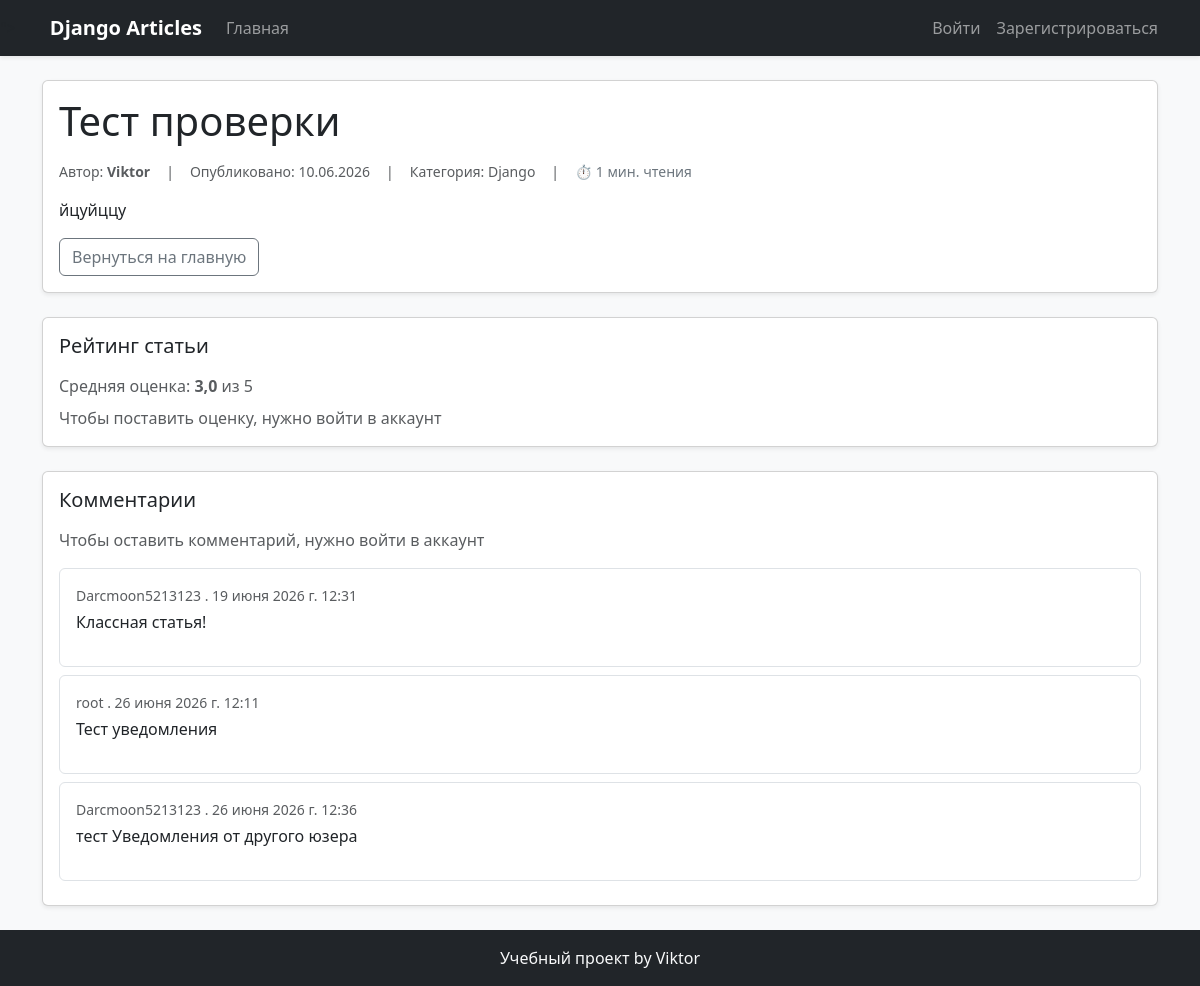
The app's page /myapp/article/9/ with its own data.
### myproject/apps/myapp/models.py (models this page shows, shortened)
class Article(models.Model):
    title = models.CharField(max_length=200)
    content = models.TextField()
    author = models.ForeignKey(User, on_delete=models.CASCADE)
    category = models.ForeignKey(
        Category,
        on_delete=models.SET_NULL,
        null=True,
        blank=True,
        related_name="articles"
    )
    create_at = models.DateField(auto_now_add=True)
    update_at = models.DateField(auto_now=True)
    is_published = models.BooleanField(default=False)
    class Meta:
        verbose_name = "Статья"
        verbose_name_plural = "Статьи"

class Category(models.Model):
    name = models.CharField(
        max_length=100,
        unique=True
    )
    description = models.TextField(
        blank=True
    )
    parent = models.ForeignKey(
        "self",
        on_delete=models.CASCADE,
        null=True,
        blank=True,
        related_name="children"
    )
    class Meta:
        verbose_name = "Категория"
        verbose_name_plural = "Категории"
        ordering = ["name"]

class Comment(models.Model):
    article = models.ForeignKey(
        Article,
        on_delete=models.CASCADE,
        related_name="comments"
    )
    author_name = models.CharField(max_length=100)
    author_email = models.EmailField()
    content = models.TextField()
    created_at = models.DateTimeField(auto_now_add=True)
    is_approved = models.BooleanField(default=False)
    parent = models.ForeignKey(
        "self",
        on_delete=models.CASCADE,
        null=True,
        blank=True,
        related_name="replites"
    )
    class Meta:
        verbose_name = "Комментарий"
        verbose_name_plural = "Комментарии"
        ordering = ["created_at"]

### myproject/apps/myapp/views.py (the view, shortened to what this page needs)
# urls.py: path("article/<int:pk>/", views.article_detail, name="article_detail"),
def article_detail(request, pk):
    article = get_object_or_404(Article, pk=pk)
    ratings = ArticleRating.objects.filter(article=article)
    words = article.content.split() if article.content else []
    word_count = len(words)
    read_time = max(1, round(word_count / 160))
    comment_form = CommentForm()
    bookmarks_count = article.bookmarks.count()
    is_bookmarked = False
    similar_articles = Article.objects.filter(category=article.category, is_published=True).exclude(pk=article.pk)[:3]
    if request.user.is_authenticated:
        is_bookmarked = Bookmark.objects.filter(
            user=request.user,
            article=article
        ).exists()
    avg_rating = ratings.aggregate(avg=Avg("rating"))["avg"]
    user_rating = None
    has_rated = False
    is_subscribed = False
    if request.user.is_authenticated:
        user_rating = ratings.filter(user=request.user).first()
        has_rated = user_rating is not None
        is_subscribed = Subscription.objects.filter(user=request.user, author=article.author).exists()
    comments = Comment.objects.filter(
        article = article,
        is_approved = True
    )
    context = {
        "article":article,
        "avg_rating":avg_rating,
        "user_rating":user_rating,
        "has_rated":has_rated,
        "rating_choices":ArticleRating.RATING_CHOICES,
        "comment_form": comment_form,
        "comments": comments,
        "bookmarks_count": bookmarks_count,
        "is_bookmarked": is_bookmarked,
        "is_subscribed": is_subscribed,
        "similar_articles": similar_articles,
        "read_time": read_time  # <-- Передали посчитанные минуты в контекст
    }
    return render(request, "articles/article_detail.html", context)

### myproject/templates/articles/article_detail.html (shortened to what this page needs)
{% extends "articles/base.html" %}
{% block content %}
    <div class="container py-4">
        <div class="card shadow-sm mb-4">
            <div class="card-body">
                <h1 class="card-title mb-3">{{article.title}}</h1>
                <div class="text-muted small mb-3 d-flex align-items-center flex-wrap gap-2">
                    <span>Автор: <strong>{{ article.author.username }}</strong></span>
                    <span class="mx-2">|</span>
                    <span>Опубликовано: {{article.create_at|date:"d.m.Y"}}</span>
                    {% if article.category %}
                        <span class="mx-2">|</span>
                        <span>Категория: {{article.category.name}}</span>
                    {% endif %}
                    <span class="mx-2">|</span>
                    <span class="text-secondary">⏱ {{ read_time }} мин. чтения</span>
                </div>
                <div class="article-content">
                    <p>{{article.content|linebreaks}}</p>
                </div>
                <a class="btn btn-outline-secondary" href="{% url 'articles:article_list' %}">Вернуться на главную</a>
            </div>
        </div>
        {% include "articles/article_raiting.html" %}
        {% include "articles/article_comments.html" %}
    </div>
{% endblock %}

### myproject/templates/articles/base.html (shortened to what this page needs)
{% load static %}
<!DOCTYPE html>
<html lang="en">
<head>
    <link rel="stylesheet" href="{% static 'bootstrap/css/bootstrap.min.css' %}" >
</head>
<body class="bg-body-tertiary d-flex flex-column min-vh-100">
    <nav class="navbar navbar-expand-lg navbar-dark bg-dark shadow-sm">">
        <div class="container">
            <a class="navbar-brand fw-bold" href="{% url 'articles:article_list' %}">Django Articles</a>
            <div class="navbar-nav me-auto">
                <a class="nav-link" href="{% url 'articles:article_list' %}">
                    Главная
                </a>
            </div>
            <div class="d-flex align-items-center gap-2">
                <div class="navbar-nav me-auto">
                    {% if user.is_authenticated %}
                    <span class="navbar-text text-light me-2">Привет, {{user.username}} </span>
                    <a class="btn btn-outline-warning me-2" href="{% url 'articles:create_article' %}">Написать статью</a>
                    <a class="btn btn-outline-info me-2" href="{% url 'articles:my_bookmarks' %}">Мои закладки</a>
                    <a href="{% url 'articles:my_subscriptions' %}" class="btn btn-outline-info">Мои подписки</a>
                    <a class="btn btn-outline-light me-2" href="{% url 'articles:notification_list' %}">Мои уведомления</a>
                    <a class="btn btn-outline-success me-2" href="{% url 'articles:export_articles_to_excel' %}">Скачать Excel</a>
                    <form method="post" action="{% url 'articles:logout'%}" style="display: inline;">
                        {% csrf_token %}
                        <button type="submit" class="btn btn-outline-danger">Выйти</button>
                    </form>
                    {% else %}
                        <a class="nav-link" href="{% url 'articles:login' %}">Войти</a>
                        <a class="nav-link" href="{% url 'articles:signup' %}">Зарегистрироваться</a>
                    {% endif %}
                </div>
            </div>
        </div>
    </nav>
    <main>
        {% block content %}
        {% endblock %}
    </main>
    <footer class="bg-dark text-light py-3 mt-auto">
        <div class="container text-center">Учебный проект by Viktor</div>
    </footer>
</body>
</html>

### myproject/templates/articles/article_raiting.html
<div class="card shadow-sm bm-4">
    <div class="card-body">
        <h2 class="h5 mb-3">Рейтинг статьи</h2>
        {% if avg_rating %}
            <p class="text-muted mb-2">
                Средняя оценка: <strong>{{avg_rating|floatformat:1}}</strong> из 5
            </p>
        {% else %}
            <p class="text-muted mb-2">
                У статьи пока нет оценок
            </p>
        {% endif %}
        {% if user.is_authenticated %}
            {% if article.author_id == user.id %}
                <p class="text-muted mb-0">
                    Вы автор статьи, оценка невозможна
                </p>
            {% elif has_rated %}
                <p class="text-muted mb-0">
                   Ваша оценка: <strong>{{user_rating.get_rating_display}}</strong>
                </p>
            {% else %}
                <form method="post" class="mt-3">
                    {% csrf_token %}
                    <input type="hidden" name="form_type" value="rating">
                    <div class="mb-3">
                        <label for="rating" class="form-label">Выберите оценку</label>
                        <select name="rating" id="rating" class="form-select" required>
                            {% for value, label in rating_choices %}
                                <option value="{{ value }}">{{ label }}</option>
                            {% endfor %}
                        </select>
                        <div class="mb-3">
                            <label for="comment" class="form-label">Комментарий к оценке</label>
                            <textarea name="comment" id="comment" rows="3" class="form-control"></textarea>
                        </div>
                        <button type="submit" class="btn btn-primary">Оценить</button>
                    </div>
                </form>
            {% endif %}
        {% else %}
            <p class="text-muted mb-0">
                Чтобы поставить оценку, нужно войти в аккаунт
            </p>
        {% endif %}
    </div>
</div>

### myproject/templates/articles/article_comments.html
<div class="card shadow-sm mt-4">
    <div class="card-body">
        <h2 class="h5 mb-3">Комментарии</h2>
        {% if user.is_authenticated %}
            <form method="post" class="mb-4">
                {% csrf_token %}
                <input type="hidden" name="form_type" value="comment">
                {{ comment_form.content }}
                <button type="submit" class="btn btn-primary">Отправить комментарий</button>
            </form>
        {% else %}
            <p class="text-muted">
                Чтобы оставить комментарий, нужно войти в аккаунт
            </p>
        {% endif %}
        {% if comments%}
            {% for comment in comments %}
                <div class="border rounded p-3 mb-2">
                    <div class="small text-muted mb-1">
                        {{ comment.author_name }} . {{ comment.created_at }}
                    </div>
                    <div>
                        {{ comment.content|linebreaks }}
                    </div>
                </div>
            {% endfor %}
        {% else %}
            <p class="text-muted">
                Пока нет комментариев
            </p>
        {% endif %}
    </div>
</div>

### records on screen
Article: title "Тест проверки", author.username "Viktor", create_at "10.06.2026", category.name "Django", content "йцуйццу"
Comment: author_name "Darcmoon5213123", created_at "19 июня 2026 г. 12:31", content "Классная статья!"
Comment: author_name "root", created_at "26 июня 2026 г. 12:11", content "Тест уведомления"
Comment: author_name "Darcmoon5213123", created_at "26 июня 2026 г. 12:36", content "тест Уведомления от другого юзера"

### other values on screen
{{ read_time }} "1"
{{ avg_rating|floatformat:1 }} "3,0"
